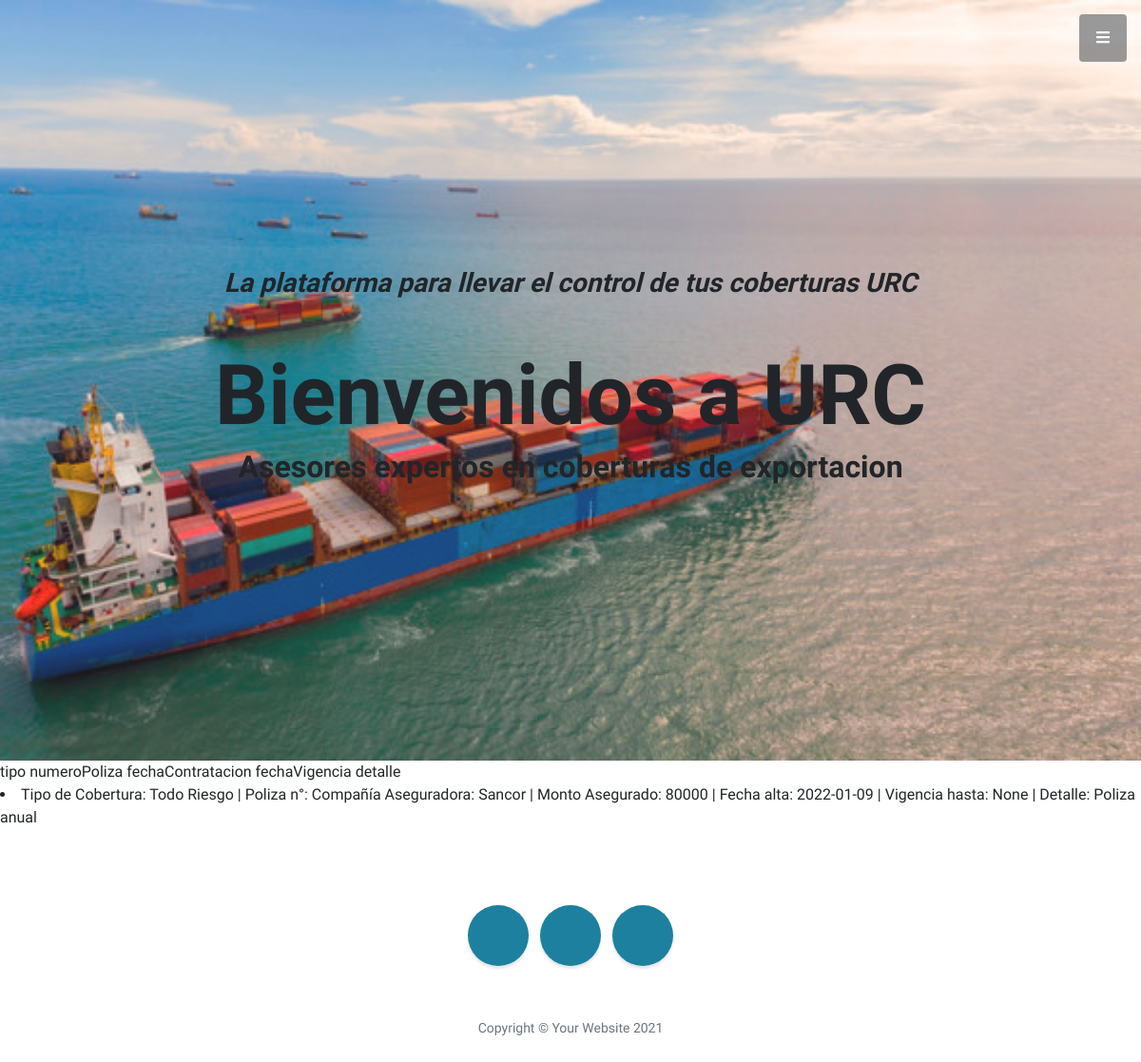
The app's page /AppURC/readCoberturas/, older data.
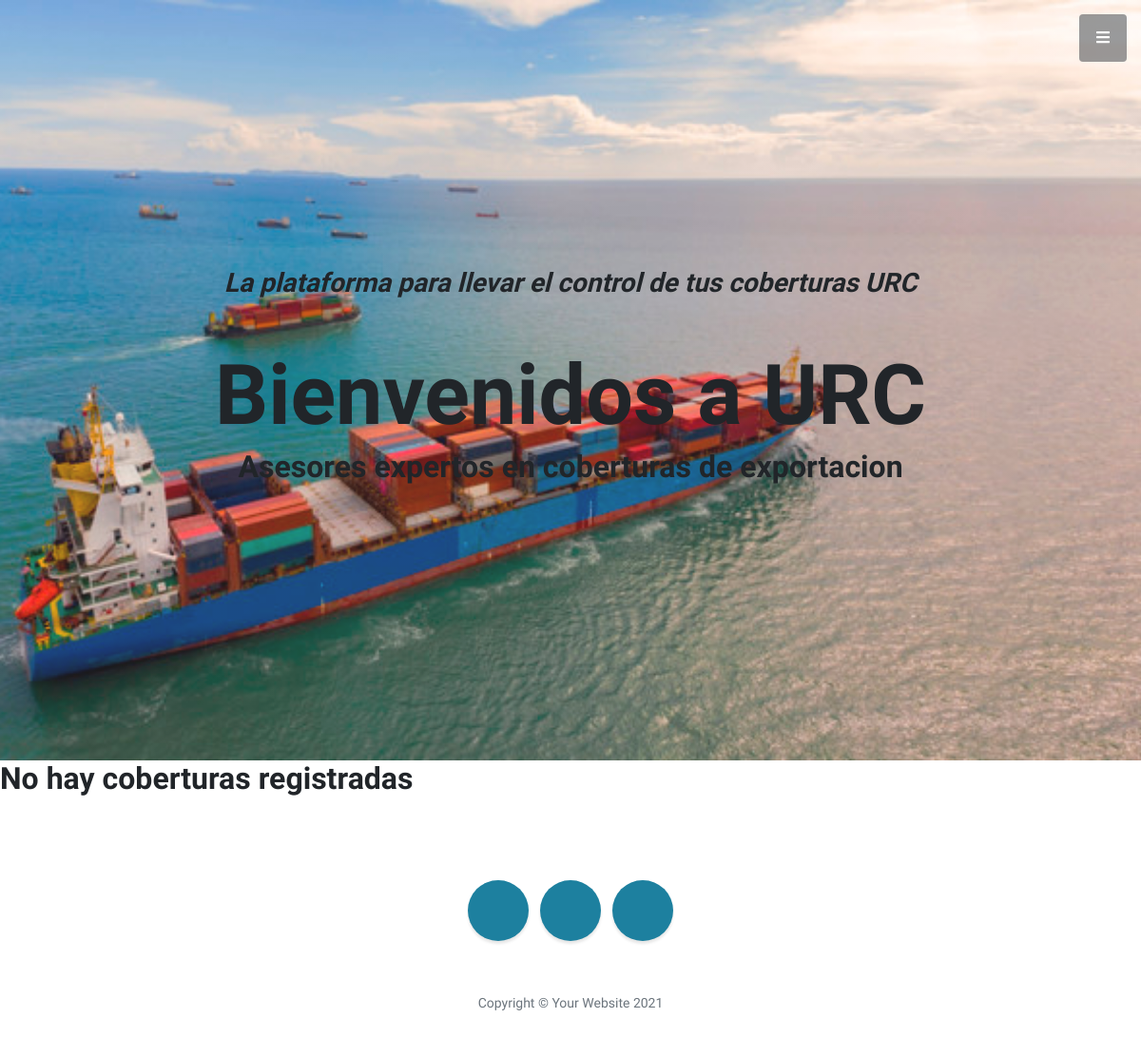
The same page, newer data.
### AppURC/models.py (models this page shows)
class Cobertura(models.Model):
    tipo = models.CharField(max_length=20)
    numeroPoliza = models.OneToOneField(
        poliza,
        on_delete=models.RESTRICT
        )
    fechaContratacion = models.DateField()
    fechaVigencia = models.DateField()
    detalle = models.CharField(max_length=40)
    def __str__(self):
         return f"Tipo de Cobertura: {self.tipo} | Poliza n°: {self.numeroPoliza} | Fecha alta: {self.fechaContratacion} | Vigencia hasta: {self.fechaVigencia} | Detalle: {self.detalle}"

class poliza(models.Model): # con vista coberturas/template coberturas
    cliente_id = models.OneToOneField("Cliente", null=True ,blank=True, on_delete=models.RESTRICT)
    poliza_id = models.AutoField(primary_key=True)
    companiaAseg = models.CharField(max_length=40)
    montoAsegurado = models.IntegerField()
    coberturas = models.ManyToManyField("Cobertura", null=True, blank=True)
    def __str__(self): # me sirve para ver en admin la info cargada
        return f"Compañía Aseguradora: {self.companiaAseg} | Monto Asegurado: {self.montoAsegurado}"

### AppURC/views.py (the view)
# urls.py: path('readCoberturas/', views.readCoberturas, name='ReadCoberturas'),
def readCoberturas(request):
    cobert = Cobertura.objects.all()
    return render(request, "AppURC/readCoberturas.html", {"Coberturas": cobert})

### AppURC/templates/AppURC/readCoberturas.html (shortened to what this page needs)
{% extends 'AppURC/base.html' %}
{% load static %}
{% block contenido2 %}
    <h1 class="mb-1">Bienvenidos a URC</h1>
    <h2>Asesores expertos en coberturas de exportacion</h2>
{% endblock %}
{% block contenido %}
    {% if Coberturas %}
            <thead>
                <tr>
                    <th>tipo</th>
                    <th>numeroPoliza</th>
                    <th>fechaContratacion</th>
                    <th>fechaVigencia</th>
                    <th>detalle</th>
                </tr>
            </thead>
            <tbody>
                {% for c in Coberturas%}
                <tr>
                    <li>{{ c }} <br></li>
                </tr>
                {% endfor %}
            </tbody>
    {% else %}
        <h2>No hay coberturas registradas</h2>
    {% endif %}
{% endblock %}

### AppURC/templates/AppURC/base.html (shortened to what this page needs)
<!DOCTYPE html>
<html lang="en">
<head>
    {% load static %}
    <link href="https://cdnjs.cloudflare.com/ajax/libs/simple-line-icons/2.5.5/css/simple-line-icons.min.css"
        rel="stylesheet" />
    {% block stylesBlock %}
    <link href="{% static  'AppURC/css/styles.css' %}" rel="stylesheet" />
    {% endblock stylesBlock %}
</head>
<body id="page-top">
    {% block bodyBlock %}
    <a class="menu-toggle rounded" href="#"><i class="fas fa-bars"></i></a>
    <header class="masthead d-flex align-items-center">
        <div class="container px-4 px-lg-5 text-center">
            <h3 class="mb-5">
                <em>La plataforma para llevar el control de tus coberturas URC</em>
            </h3>
            {% block contenido2 %} {% endblock %}
        </div>
    </header>
    {% block contenido %}{% endblock %}
    {% block FooterBlock %}
    <footer class="footer text-center">
        <div class="container px-4 px-lg-5">
            <ul class="list-inline mb-5">
                <li class="list-inline-item">
                    <a class="social-link rounded-circle text-white mr-3" href="#!"></a>
                </li>
                <li class="list-inline-item">
                    <a class="social-link rounded-circle text-white mr-3" href="#!"></a>
                </li>
                <li class="list-inline-item">
                    <a class="social-link rounded-circle text-white"
                        href="https://github.com/JoacoFlugel/Entrega1-Flugel"></a>
                </li>
            </ul>
            <p class="text-muted small mb-0">Copyright &copy; Your Website 2021</p>
        </div>
    </footer>
    {% endblock FooterBlock %}
    {% endblock bodyBlock %}
</body>
</html>

Row changes from the older to the newer data that the page shows:
removed Cobertura: tipo+numeroPoliza+fechaContratacion "Tipo de Cobertura: Todo Riesgo | Poliza n°: Compañía Aseguradora: Sancor | Monto Asegurado: 80000 | Fecha alta: 2022-01-09 | Vigencia hasta: None | Detalle: Poliza anual"
Text that changed along with them:
text no longer shown: "tipo numeroPoliza fechaContratacion fechaVigencia detalle"
text now shown: "No hay coberturas registradas"
